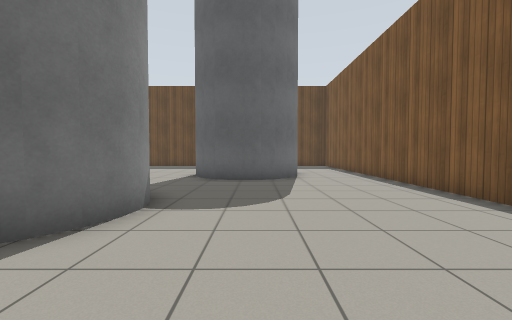
[1] (above)

19 first-person views from a walk through a Gazebo world. The camera is 0.94 m above the floor, tilts 2° down and sees 90° across. The floor is counted in squares, 1 m on a side. Each view is taken from the middle of a square. On the plan, view 1 faces up. The plan holds only what a view shows up to about 10 squares ahead; the rest is blank. Gazebo's built-in surfaces are drawn with simple patterns.

[2]
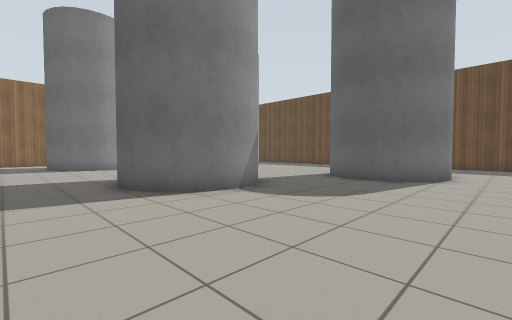

[3]
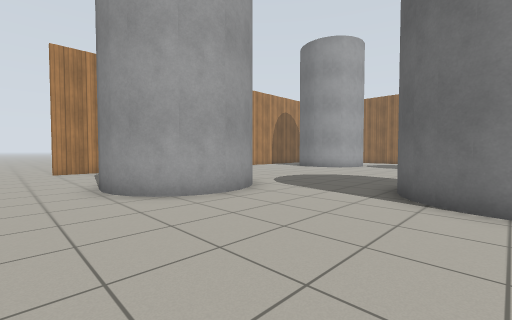

[4]
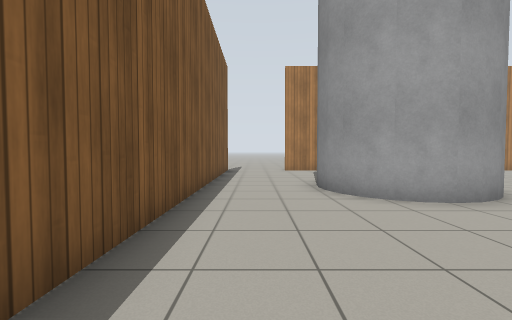

[5]
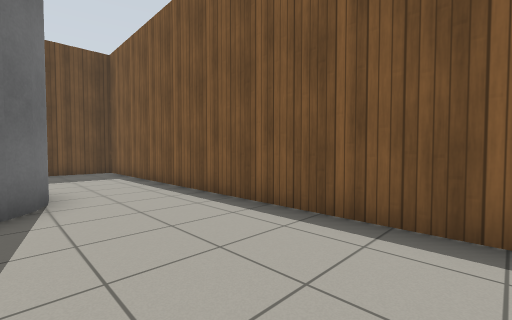

[6]
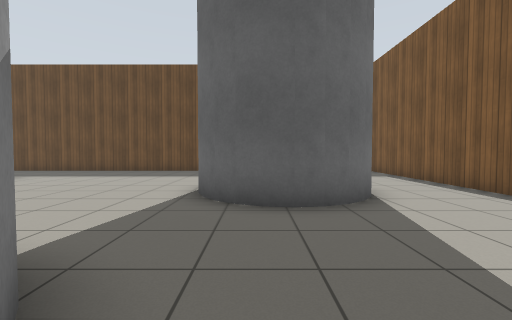

[7]
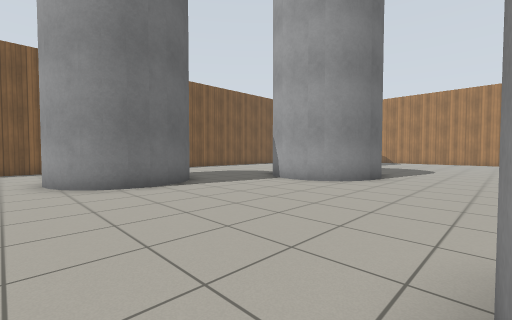

[8]
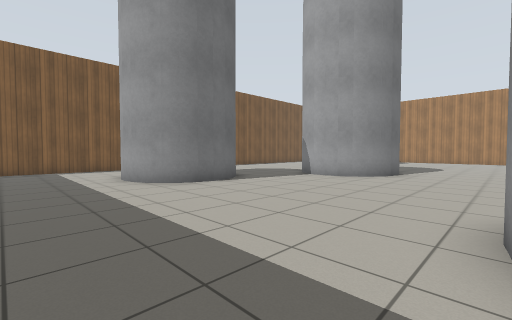

[9]
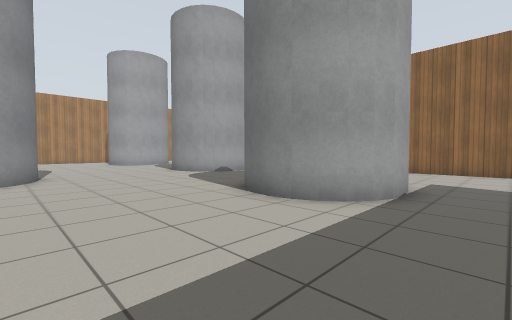

[10]
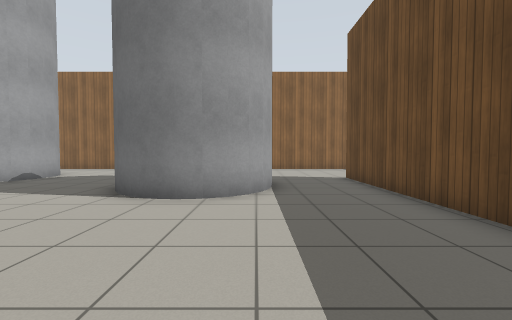

[11]
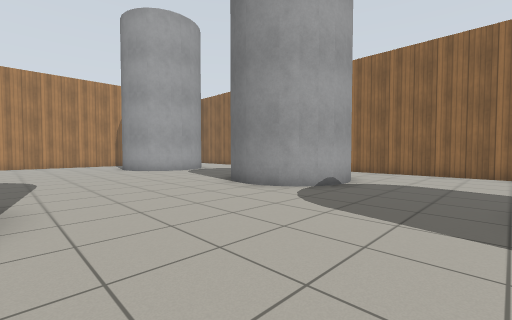

[12]
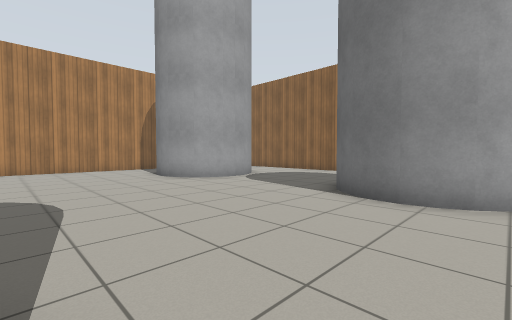

[13]
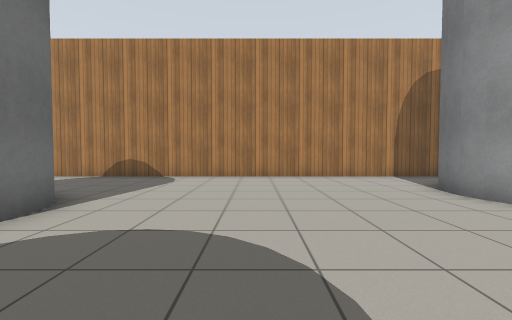

[14]
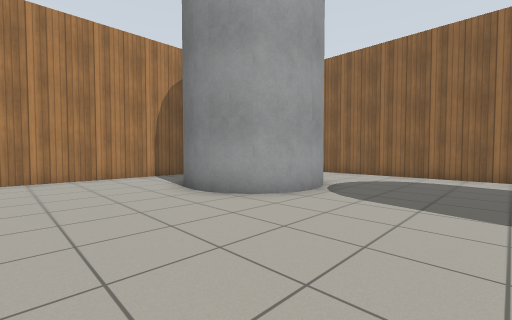

[15]
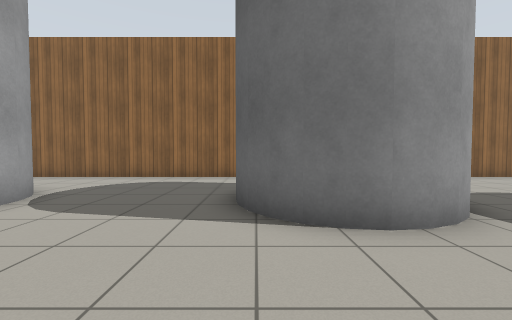

[16]
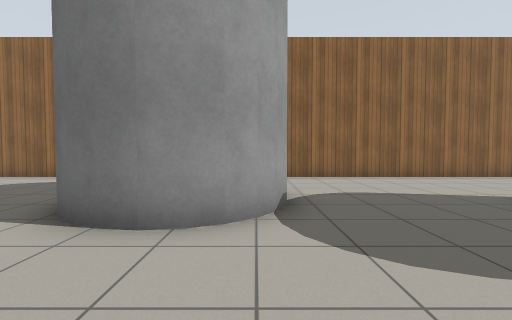

[17]
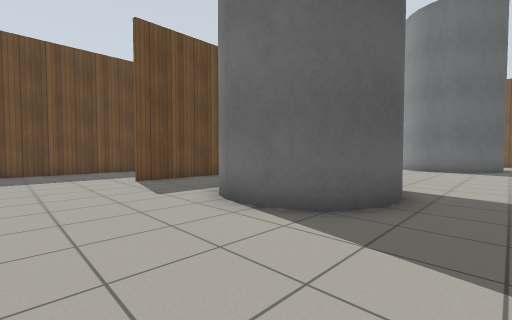

[18]
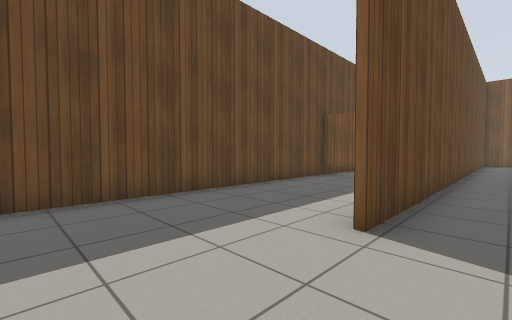

[19]
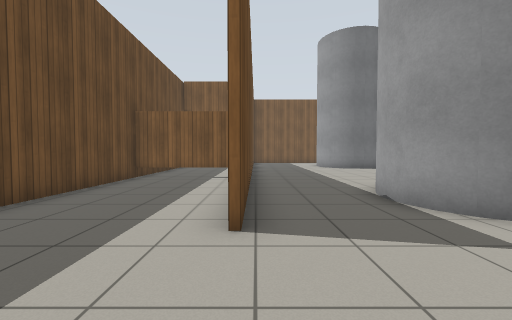

### Floor plan
Key: @ floor where view 1 was taken; # wall or solid block; . floor; C grey cylinder.
Columns run from 17 left of view 1 to 4 right of it. Each row starts with its distance up from view 1.
 21  ##########
 20  .........#
 19  .........#
 18  .........#
 17  .........#
 16  ...###########    ###
 15 #....................#
 14 #....................#
 13 #....CCC.............#
 12 #...CC  C.......CC ..#
 11 #...C   C......C   ..#
 10 #....CCC.......C  C..#
  9 #..............CCCC..#
  8 #...............C....#
  7 #....................#
  6 #...........CCC......#
  5  ..CCC......C  C.....#
  4       C....C   C.....#
  3       C.....  CC.....#
  2     CC.......C.......#
  1 #....................#
  0 #................@...#
 -1 #..............CCC...#
 -2 #..............C  C..#
 -3 #..CCCC........C  C..#
 -4 #..   C........C   ..#
 -5 #.    C.......... ...#
 -6 #      ..............#
 -7      ................
 -8      ................
 -9     ###############..

Where each view was taken, in squares from view 1:
view 1: 0 up, 0 right, facing up
view 2: 0 up, 3 right, facing up-left
view 3: 4 up, 3 right, facing down-left
view 4: 4 up, 3 right, facing down
view 5: 4 up, 1 right, facing up-right
view 6: 4 up, 1 left, facing up
view 7: 13 up, 9 left, facing down-right
view 8: 15 up, 9 left, facing down-right
view 9: 15 up, 5 left, facing down-left
view 10: 13 up, 4 left, facing left
view 11: 9 up, 6 left, facing down-left
view 12: 5 up, 6 left, facing down-left
view 13: 1 up, 6 left, facing down
view 14: 1 up, 7 left, facing down-left
view 15: 2 up, 8 left, facing left
view 16: 5 up, 8 left, facing left
view 17: 8 up, 16 left, facing up-right
view 18: 15 up, 16 left, facing up-right
view 19: 16 up, 16 left, facing right
